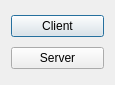
<?xml version="1.0" encoding="UTF-8"?>
<ui version="4.0">
 <class>Dialog</class>
 <widget class="QDialog" name="Dialog">
  <property name="geometry">
   <rect>
    <x>0</x>
    <y>0</y>
    <width>115</width>
    <height>85</height>
   </rect>
  </property>
  <property name="windowTitle">
   <string>Dialog</string>
  </property>
  <layout class="QVBoxLayout" name="verticalLayout">
   <item>
    <widget class="QPushButton" name="client_button">
     <property name="text">
      <string>Client</string>
     </property>
    </widget>
   </item>
   <item>
    <widget class="QPushButton" name="server_button">
     <property name="text">
      <string>Server</string>
     </property>
    </widget>
   </item>
  </layout>
 </widget>
 <resources/>
 <connections/>
</ui>
